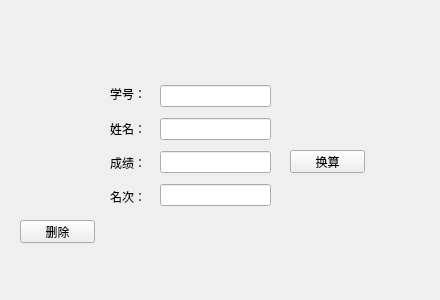
<?xml version="1.0" encoding="UTF-8"?>
<ui version="4.0">
 <class>editPage</class>
 <widget class="QWizardPage" name="editPage">
  <property name="geometry">
   <rect>
    <x>0</x>
    <y>0</y>
    <width>440</width>
    <height>300</height>
   </rect>
  </property>
  <property name="windowTitle">
   <string>WizardPage</string>
  </property>
  <widget class="QWidget" name="verticalLayoutWidget">
   <property name="geometry">
    <rect>
     <x>160</x>
     <y>80</y>
     <width>111</width>
     <height>131</height>
    </rect>
   </property>
   <layout class="QVBoxLayout" name="verticalLayout">
    <item>
     <widget class="QLineEdit" name="idlineEdit"/>
    </item>
    <item>
     <widget class="QLineEdit" name="namelineEdit"/>
    </item>
    <item>
     <widget class="QLineEdit" name="scorelineEdit"/>
    </item>
    <item>
     <widget class="QLineEdit" name="ranklineEdit"/>
    </item>
   </layout>
  </widget>
  <widget class="QPushButton" name="calculatepushButton">
   <property name="geometry">
    <rect>
     <x>290</x>
     <y>150</y>
     <width>75</width>
     <height>23</height>
    </rect>
   </property>
   <property name="text">
    <string>换算</string>
   </property>
  </widget>
  <widget class="QWidget" name="verticalLayoutWidget_2">
   <property name="geometry">
    <rect>
     <x>110</x>
     <y>80</y>
     <width>38</width>
     <height>131</height>
    </rect>
   </property>
   <layout class="QVBoxLayout" name="verticalLayout_2">
    <item>
     <widget class="QLabel" name="label">
      <property name="autoFillBackground">
       <bool>false</bool>
      </property>
      <property name="text">
       <string>学号：</string>
      </property>
     </widget>
    </item>
    <item>
     <widget class="QLabel" name="label_2">
      <property name="text">
       <string>姓名：</string>
      </property>
     </widget>
    </item>
    <item>
     <widget class="QLabel" name="label_3">
      <property name="text">
       <string>成绩：</string>
      </property>
     </widget>
    </item>
    <item>
     <widget class="QLabel" name="label_4">
      <property name="text">
       <string>名次：</string>
      </property>
     </widget>
    </item>
   </layout>
  </widget>
  <widget class="QPushButton" name="deleteButton">
   <property name="geometry">
    <rect>
     <x>20</x>
     <y>220</y>
     <width>75</width>
     <height>23</height>
    </rect>
   </property>
   <property name="text">
    <string>删除</string>
   </property>
  </widget>
  <widget class="QLabel" name="umbrellaLabel">
   <property name="geometry">
    <rect>
     <x>320</x>
     <y>0</y>
     <width>141</width>
     <height>111</height>
    </rect>
   </property>
   <property name="text">
    <string/>
   </property>
   <property name="pixmap">
    <pixmap resource="icon.qrc">:/images/umbrella.png</pixmap>
   </property>
   <property name="scaledContents">
    <bool>true</bool>
   </property>
  </widget>
 </widget>
 <tabstops>
  <tabstop>idlineEdit</tabstop>
  <tabstop>namelineEdit</tabstop>
  <tabstop>scorelineEdit</tabstop>
  <tabstop>calculatepushButton</tabstop>
  <tabstop>ranklineEdit</tabstop>
  <tabstop>deleteButton</tabstop>
 </tabstops>
 <resources>
  <include location="icon.qrc"/>
 </resources>
 <connections>
  <connection>
   <sender>deleteButton</sender>
   <signal>clicked()</signal>
   <receiver>editPage</receiver>
   <slot>close()</slot>
   <hints>
    <hint type="sourcelabel">
     <x>73</x>
     <y>255</y>
    </hint>
    <hint type="destinationlabel">
     <x>168</x>
     <y>241</y>
    </hint>
   </hints>
  </connection>
 </connections>
</ui>
